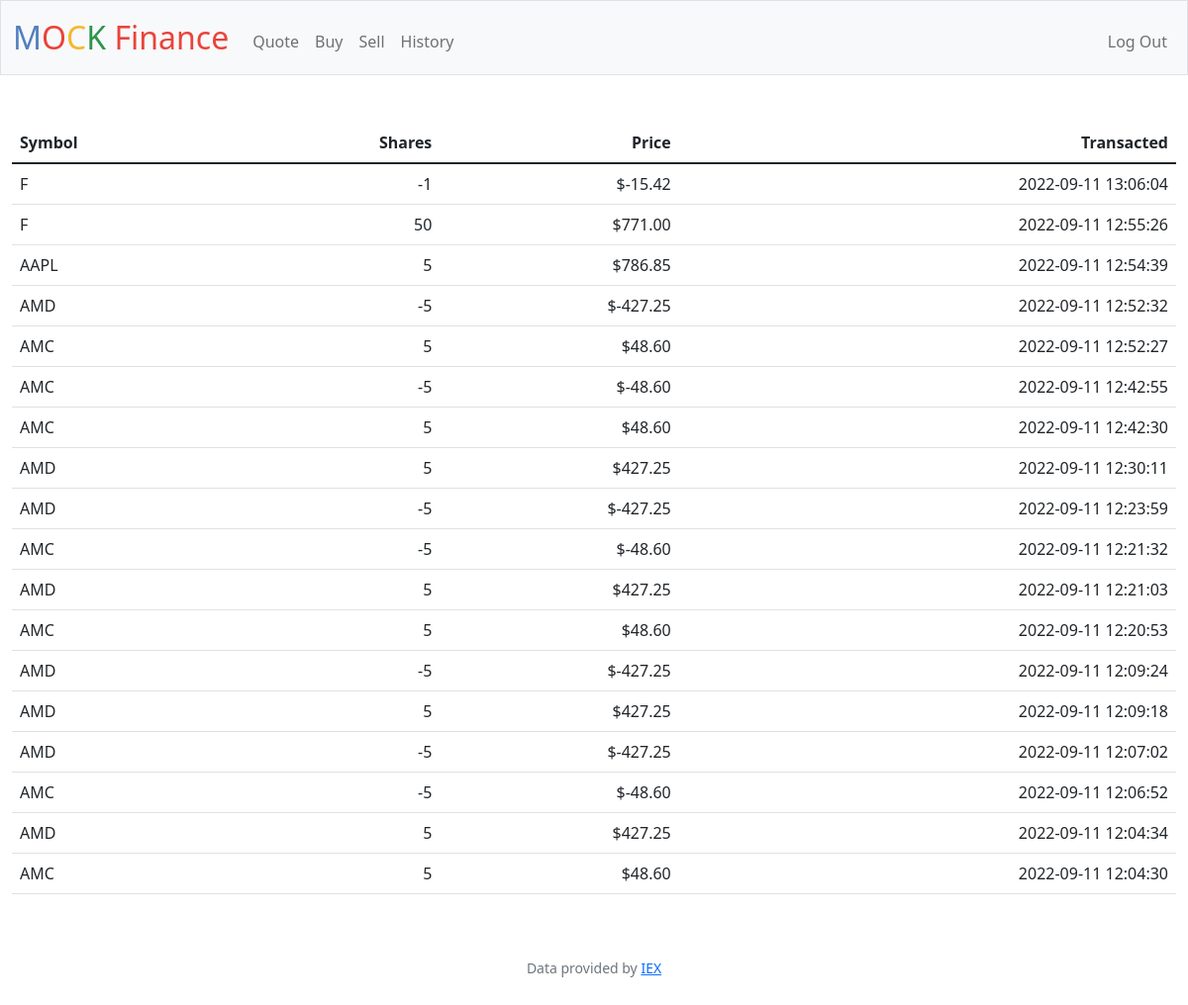
/history (signed in), run on an earlier commit of the app's database.
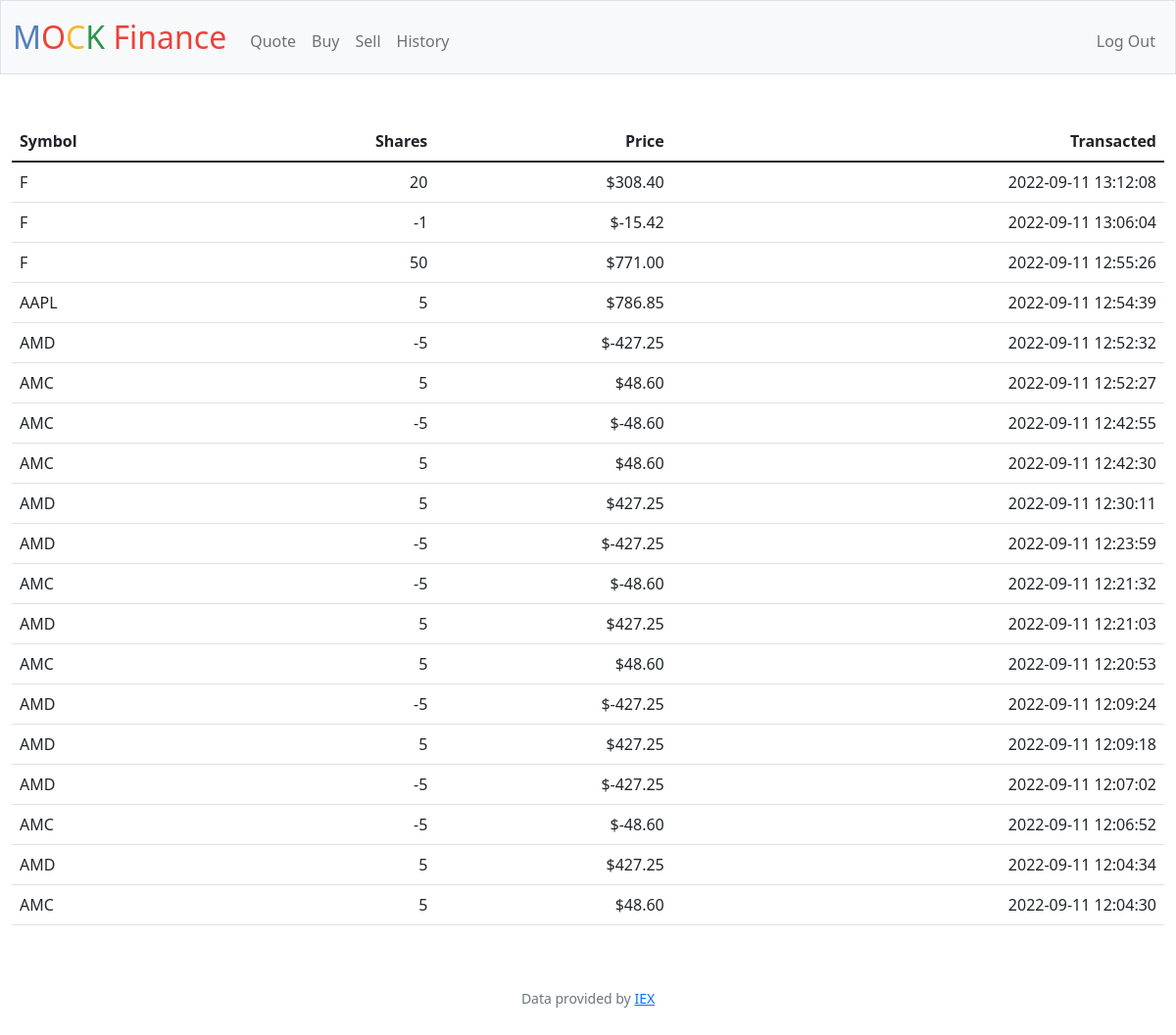
And on a later commit of the database.
### tables this page shows
CREATE TABLE stocks (id INTEGER PRIMARY KEY AUTOINCREMENT, user_id INTEGER NOT NULL, name TEXT NOT NULL, shares INTEGER NOT NULL, price NUMERIC NOT NULL, symbol TEXT NOT NULL, time TIMESTAMP DEFAULT CURRENT_TIMESTAMP, FOREIGN KEY(user_id) REFERENCES users(id));

### app.py (the view)
@app.route("/history")
@login_required
def history():
    user_id = session["user_id"]
    stocks = db.execute("SELECT * FROM stocks WHERE user_id = ? ORDER BY time DESC;", user_id)
    return render_template("history.html", stocks=stocks, usd=usd)

### app.py (called while the page is built)
@app.after_request
def after_request(response):
    response.headers["Cache-Control"] = "no-cache, no-store, must-revalidate"
    response.headers["Expires"] = 0
    response.headers["Pragma"] = "no-cache"
    return response

### helpers.py (called while the page is built)
def login_required(f):
    @wraps(f)
    def decorated_function(*args, **kwargs):
        if session.get("user_id") is None:
            return redirect("/login")
        return f(*args, **kwargs)
    return decorated_function

def usd(value):
    return f"${value:,.2f}"

### templates/history.html (shortened to what this page needs)
{% extends "layout.html" %}
{% block main %}
    <table class="table">
        <thead>
            <tr>
                <th class="text-start">Symbol</th>
                <th class="text-end">Shares</th>
                <th class="text-end">Price</th>
                <th class="text-end">Transacted</th>
            </tr>
        </thead>
        <tbody>
            {% for stock in stocks %}
                <tr>
                    <td class="text-start">{{ stock["symbol"] }}</th>
                    <td class="text-end">{{ stock["shares"] }}</th>
                    <td class="text-end">{{ usd(stock["price"] * stock["shares"]) }}</th>
                    <td class="text-end">{{ stock["time"] }}</th>
                </tr>
            {% endfor %}
        </tbody>
    </table>
{% endblock %}

### templates/layout.html (shortened to what this page needs)
<!DOCTYPE html>
<html lang="en">
    <head>
        <link href="https://cdn.jsdelivr.net/npm/bootstrap@5.1.3/dist/css/bootstrap.min.css" rel="stylesheet">
        <link href="/static/styles.css" rel="stylesheet">
    </head>
    <body>
        <nav class="bg-light border navbar navbar-expand-md navbar-light">
            <div class="container-fluid">
                <a class="navbar-brand" href="/"><span class="blue">M</span><span class="red">O</span><span class="yellow">C</span><span class="green">K</span> <span class="red">Finance</span></a>
                <div class="collapse navbar-collapse" id="navbar">
                    {% if session["user_id"] %}
                        <ul class="navbar-nav me-auto mt-2">
                            <li class="nav-item"><a class="nav-link" href="/quote">Quote</a></li>
                            <li class="nav-item"><a class="nav-link" href="/buy">Buy</a></li>
                            <li class="nav-item"><a class="nav-link" href="/sell">Sell</a></li>
                            <li class="nav-item"><a class="nav-link" href="/history">History</a></li>
                        </ul>
                        <ul class="navbar-nav ms-auto mt-2">
                            <li class="nav-item"><a class="nav-link" href="/logout">Log Out</a></li>
                        </ul>
                    {% else %}
                        <ul class="navbar-nav ms-auto mt-2">
                            <li class="nav-item"><a class="nav-link" href="/register">Register</a></li>
                            <li class="nav-item"><a class="nav-link" href="/login">Log In</a></li>
                        </ul>
                    {% endif %}
                </div>
            </div>
        </nav>
        <main class="container-fluid py-5 text-center">
            {% block main %}{% endblock %}
        </main>
        <footer class="mb-5 small text-center text-muted">
            Data provided by <a href="https://iexcloud.io/">IEX</a>
        </footer>
    </body>
</html>

### static/styles.css (style rules this page uses)
nav .navbar-brand { font-size: xx-large; }
nav .navbar-brand .blue { color: #537fbe; }
nav .navbar-brand .red { color: #ea433b; }
nav .navbar-brand .yellow { color: #f5b82e; }
nav .navbar-brand .green { color: #2e944b; }

What changed in the data, as far as the page shows it:
added stocks: symbol "F", shares "20", usd(stock['price']*stock['shares']) "$308.40", time "2022-09-11 13:12:08"
